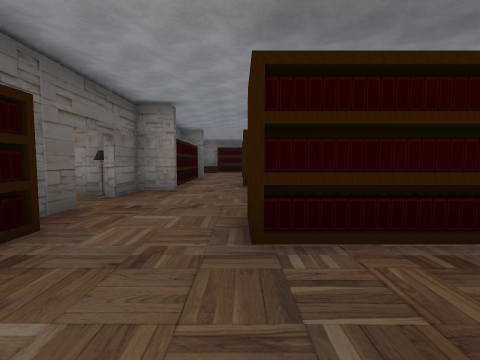
View 1 (above)

24 first-person views from a walk through a scene from a Unity 3-D project. The camera is 1.5 m above the floor, tilts 4° down and sees 85° across. Doors are open. The floor is counted in squares, 2 m on a side. Each view is taken from the middle of a square. On the plan, view 1 faces up. The plan holds only what a view shows up to about 9 squares ahead; the rest is blank. The place goes on beyond the plan. Some surface patterns are stand-ins.

View 2
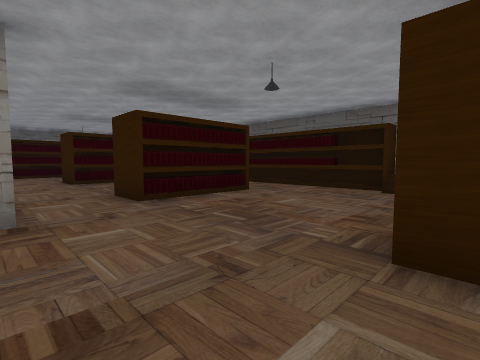

View 3
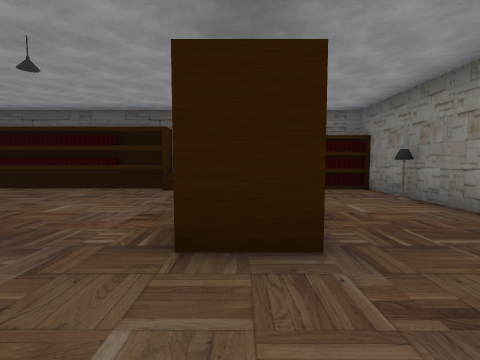

View 4
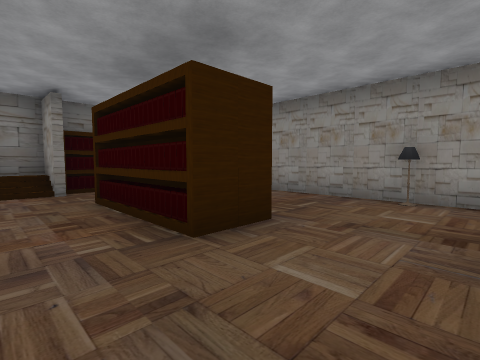

View 5
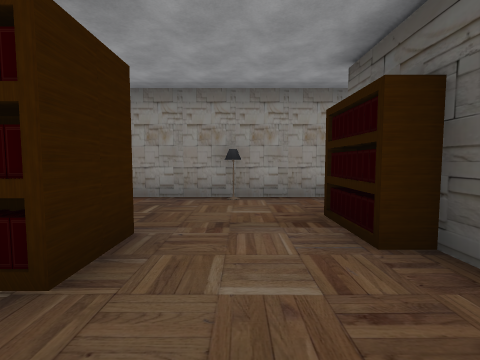

View 6
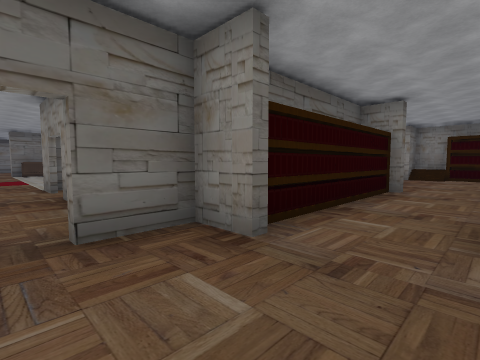

View 7
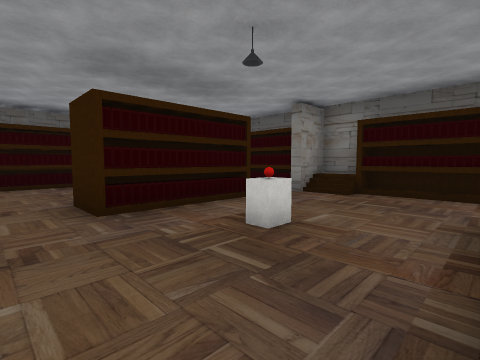

View 8
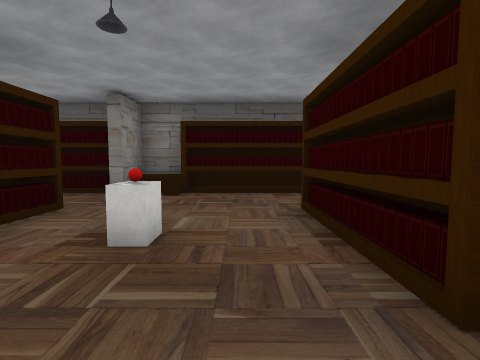

View 9
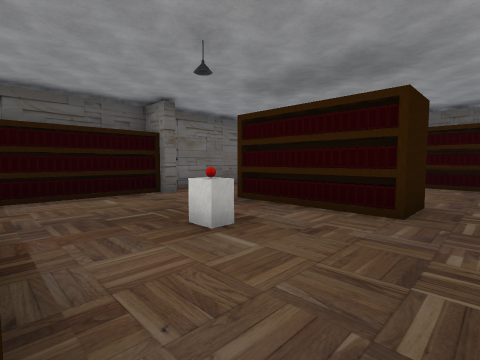

View 10
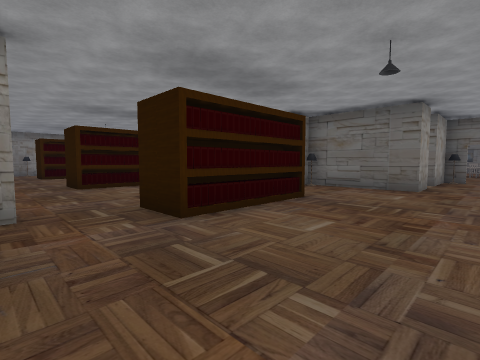

View 11
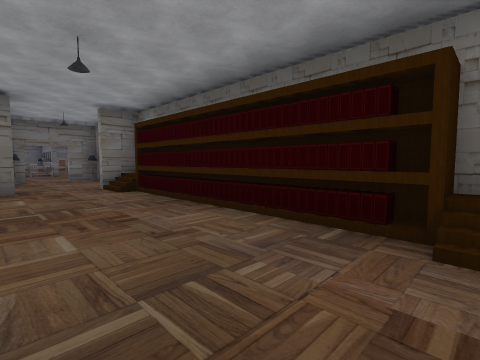

View 12
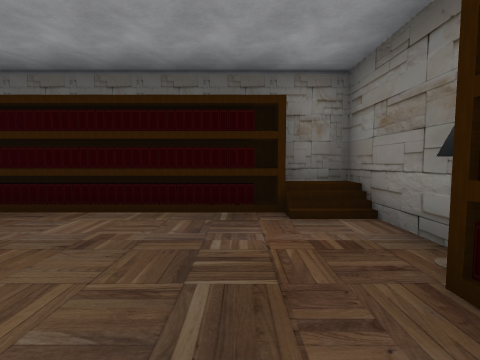

View 13
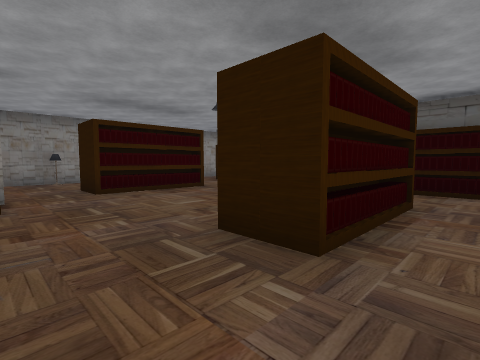

View 14
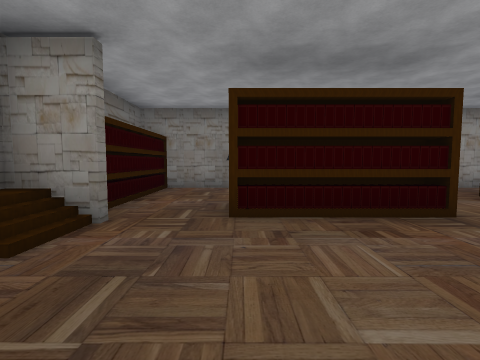

View 15
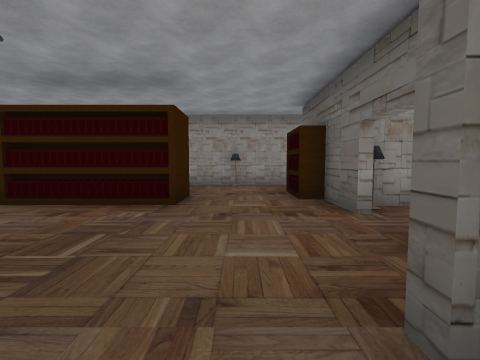

View 16
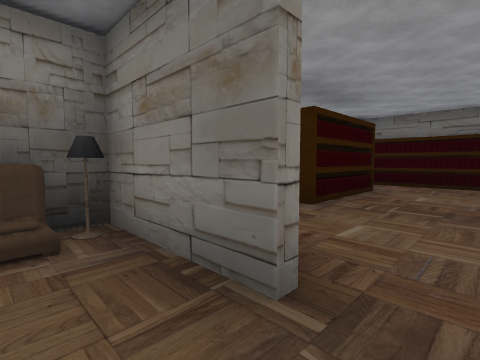

View 17
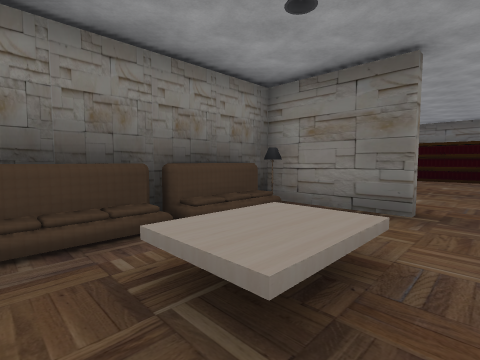

View 18
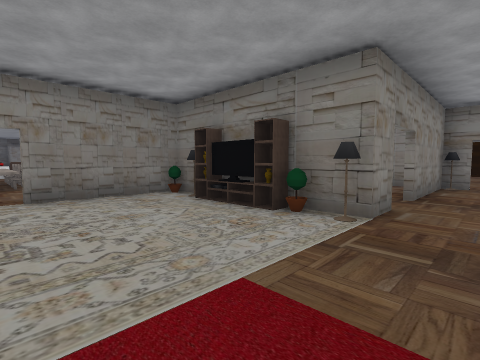

View 19
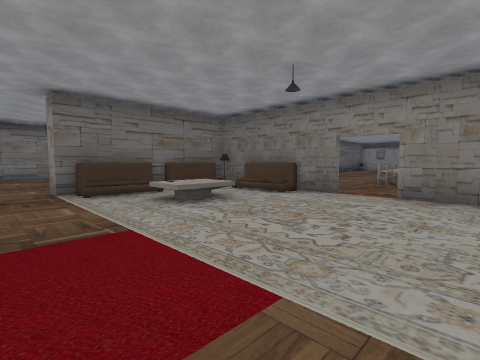

View 20
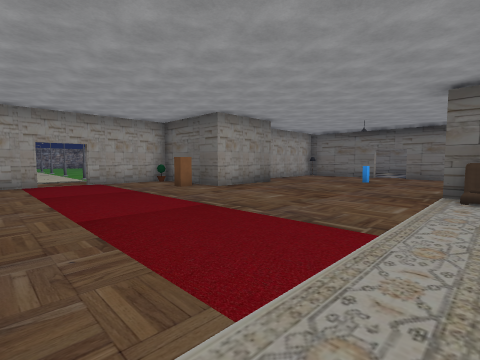

View 21
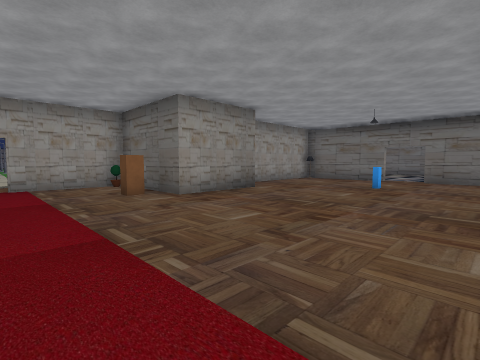

View 22
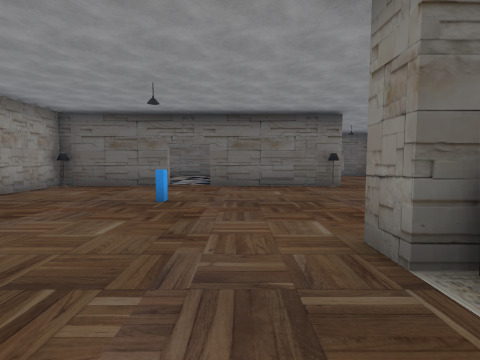

View 23
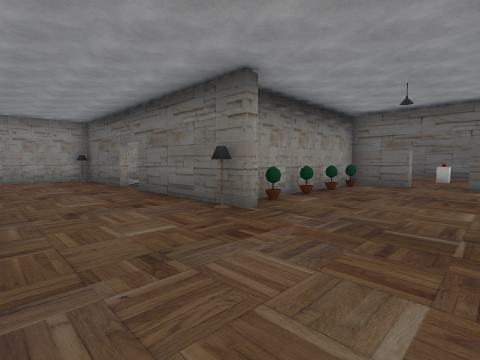

View 24
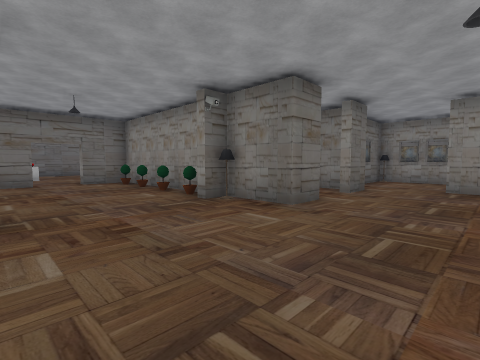

### Floor plan
Key: @ floor where view 1 was taken; # wall or solid block; . floor; / step, stairs or slope; D open door; ^ raised ledge; O other object.
Columns run from 30 left of view 1 to 6 right of it. Each row starts with its distance up from view 1.
 19          ##                        ##
 18          ..                ##########
 17         #..        O     ...........#
 16         #..#       O   DO...........O
 15        ##...       O       #........#
 14         ....     O^O       #..####..#
 13         ....     ...        O.####.##
 12  ######O#...     ...       ##....../#
 11  #.......... #OO#DD####    ##...O...#
 10 .D.......... #O......O#    ##.......#
  9 .D.......... #O^^....##     #.####..#
  8  ###.##O.... #O^^....##     #.####..#
  7  ##  #D#.....#O......## ...##.......#
  6        #.............O#DD##O........#
  5        #...................D......./#
  4       .D.............     .O.......##
  3       .D..#..........  OOOOO...###.##
  2        #.............  ....#.......##
  1        #.............  .^^.#.......##
  0        O....###OO....  ......O@..O.##
 -1        ###     #.....     ##########
 -2                #..DD.
 -3                ###DD#
 -4                  ..

Positions as (right, up) in squares from view 1, and headings:
1: (0, 0), facing up
2: (-2, 3), facing up-right
3: (-2, 3), facing right
4: (-2, 5), facing down-right
5: (-1, 5), facing down
6: (0, 5), facing up-left
7: (-1, 9), facing up-right
8: (-1, 10), facing right
9: (4, 9), facing up-left
10: (5, 17), facing down-left
11: (5, 15), facing up-left
12: (4, 14), facing up
13: (5, 10), facing down-left
14: (3, 7), facing down
15: (-1, 8), facing down
16: (-4, 0), facing up-right
17: (-7, 0), facing up-right
18: (-12, 5), facing up-right
19: (-10, 5), facing up-left
20: (-10, 7), facing down-left
21: (-12, 6), facing down-left
22: (-15, 5), facing left
23: (-20, 11), facing down-left
24: (-19, 8), facing up-left
